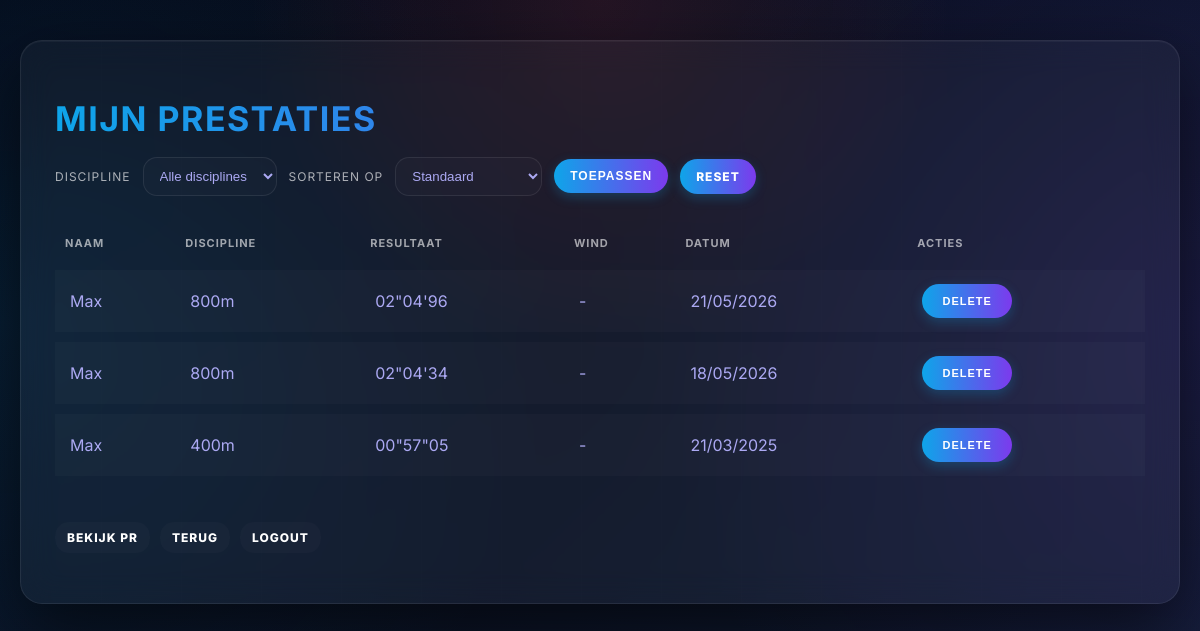
Screenshot of /performances (signed in) with the database file from the repository.
### tables this page shows
CREATE TABLE performances (
    id INTEGER PRIMARY KEY AUTOINCREMENT,
    user_id INTEGER,
    name TEXT,
    discipline TEXT,
    result REAL,
    date TEXT
, wind_speed REAL, wind_direction TEXT);

### app.py (the view)
@app.route("/performances")
def performances():
    if session.get("admin"):
        query = "SELECT * FROM performances"
        params = []
    else:
        if "user_id" not in session:
            return redirect("/login")
        query = "SELECT * FROM performances WHERE user_id = ?"
        params = [session["user_id"]]
    discipline = request.args.get("discipline")
    sort = request.args.get("sort")
    if discipline and discipline in DISCIPLINES:
        if "WHERE" in query:
            query += " AND discipline = ?"
        else:
            query += " WHERE discipline = ?"
        params.append(discipline)
    order_options = {
        "recent": "date ASC",
        "oldest": "date DESC"
    }
    if sort in ["fastest", "slowest"]:
        rows = db.execute(query, *params)
        rows = sorted(
            rows,
            key=lambda r: parse_result_seconds(r.get("result")),
            reverse=(sort == "slowest")
        )
    else:
        order_by = order_options.get(sort)
        if order_by:
            query += f" ORDER BY {order_by}"
        else:
            query += " ORDER BY date DESC"
        rows = db.execute(query, *params)
    rows = annotate_wind(rows)
    return render_template(
        "performances.html",
        performances=rows,
        disciplines=DISCIPLINES,
        selected_discipline=discipline,
        selected_sort=sort
    )

### app.py (called while the page is built, shortened)
@app.template_filter('format_date')
def format_date(value):
    if not value:
        return ""
    if isinstance(value, datetime):
        return value.strftime("%d/%m/%Y")
    text = str(value).strip()
    for fmt in ("%Y-%m-%d", "%d/%m/%Y", "%Y/%m/%d", "%d-%m-%Y"):
        try:
            parsed = datetime.strptime(text, fmt)
            return parsed.strftime("%d/%m/%Y")
        except ValueError:
            continue
    return text

def annotate_wind(rows):
    for row in rows:
        row["invalid_wind"] = False
        row["wind_display"] = ""
        wind_speed = row.get("wind_speed")
        wind_direction = row.get("wind_direction")
        if wind_speed is None or wind_speed == "":
            continue
    return rows

### templates/performances.html (shortened to what this page needs)
<!doctype html>
<html lang="nl">
<head>
    <link rel="stylesheet" href="{{ url_for('static', filename='style.css') }}">
</head>
<body>
<div class="container">
<h1>Mijn prestaties</h1>
<form method="get" action="/performances" class="filter-form">
    <label for="discipline">Discipline</label>
    <select id="discipline" name="discipline">
        <option value="">Alle disciplines</option>
    </select>
    <label for="sort">Sorteren op</label>
    <select id="sort" name="sort">
        <option value="" {% if not selected_sort %}selected{% endif %}>Standaard</option>
    </select>
    <button type="submit">Toepassen</button>
    <a href="/performances" class="btn-reset">Reset</a>
</form>
<table class="results">
    <thead>
        <tr>
            <th>Naam</th>
            <th>Discipline</th>
            <th>Resultaat</th>
            <th>Wind</th>
            <th>Datum</th>
            <th>Acties</th>
        </tr>
    </thead>
    <tbody>
        {% for p in performances %}
        <tr>
            <td>{{ p.name }}</td>
            <td>{{ p.discipline }}</td>
            <td>{{ p.result }}</td>
            <td>
                {% if p.wind_speed %}
                    {% if p.invalid_wind %}
                        <span style="color:#f87171">{{ p.wind_direction }} {{ p.wind_speed }} m/s </span>
                    {% else %}
                        {{ p.wind_direction }} {{ p.wind_speed }} m/s
                    {% endif %}
                {% else %}
                    -
                {% endif %}
            </td>
            <td>{{ p.date | format_date }}</td>
            <td class="action-cell">
                <form action="/delete" method="post" style="margin:0;">
                    <button type="submit" class="btn-action btn-delete">Delete</button>
                </form>
            </td>
        </tr>
        {% endfor %}
    </tbody>
</table>
<br>
<ul class="main-menu" style="list-style: none; padding: 0; display: flex; gap: 10px;">
    <li><a href="/pr">Bekijk PR</a></li>
    <li><a href="/">Terug</a></li>
    <li><a href="/logout">Logout</a></li>
</ul>
</div>
</body>
</html>

### static/style.css (style rules this page uses)
:root { --track-red: #ef4444; --track-orange: #f97316; --track-yellow: #facc15; --track-blue: #0ea5e9; --track-purple: #7c3aed; --good: #22c55e; --bad: #f87171; --glass: rgba(255,255,255,0.04); --glass-border: rgba(255,255,255,0.08); --text: #aca9f3; --muted: rgba(255,255,255,0.65); }
body { margin:0; font-family: Inter, system-ui, Arial; color: var(--text); background: radial-gradient(circle at top, rgba(239,68,68,0.12), transparent 40%), radial-gradient(circle at left, rgba(14,165,233,0.12), transparent 45%), radial-gradient(circle at right, rgba(124,58,237,0.12), transparent 45%), linear-gradient(135deg, #050816, #101b32); padding:40px 20px; }
.container { max-width:1200px; margin:0 auto; padding:34px; border-radius:22px; background: var(--glass); backdrop-filter: blur(16px); -webkit-backdrop-filter: blur(16px); border:1px solid var(--glass-border); box-shadow: 0 25px 70px rgba(0,0,0,0.6), inset 0 1px 0 rgba(255,255,255,0.04); position:relative; overflow:hidden; }
.container::before { content:""; position:absolute; top:0; left:0; width:100%; height:100%; background: repeating-linear-gradient( 90deg, rgba(255,255,255,0.02) 0px, rgba(255,255,255,0.02) 1px, transparent 1px, transparent 80px ); opacity:0.3; pointer-events:none; }
h1 { font-size:34px; margin-bottom:18px; letter-spacing:1.5px; text-transform:uppercase; background: linear-gradient(90deg, var(--track-blue), var(--track-purple)); -webkit-background-clip:text; -webkit-text-fill-color:transparent; }
input, select, textarea { border-radius:14px; border:1px solid var(--glass-border); background: rgba(255,255,255,0.02); color: var(--text); padding:10px 12px; outline:none; }
.btn-action { display: inline-flex !important; align-items: center !important; justify-content: center !important; width: 90px !important; height: 34px !important; padding: 0 !important; border: none !important; outline: none !important; border-radius: 999px !important; font-weight: 800 !important; text-transform: uppercase !important; letter-spacing: 1px !important; font-size: 11px !important; color: white !important; background: linear-gradient(90deg, var(--track-blue), var(--track-purple)) !important; box-shadow: 0 4px 12px rgba(14, 165, 233, 0.25) !important; transition: all 0.2s ease !important; text-decoration: none !important; white-space: nowrap !important; cursor: pointer !important; }
button, .btn-reset, a { display: inline-flex; align-items: center; justify-content: center; padding: 10px 16px; border: none; outline: none; border-radius: 999px; font-weight: 800; text-transform: uppercase; letter-spacing: 1px; font-size: 12px; color: white; background: linear-gradient(90deg, var(--track-blue), var(--track-purple)); box-shadow: 0 4px 12px rgba(14, 165, 233, 0.25); transition: all 0.2s ease; text-decoration: none; white-space: nowrap; cursor: pointer; }
.filter-form { display:flex; gap:12px; flex-wrap:wrap; align-items:center; margin-bottom:20px; }
.filter-form label { font-size:12px; color: var(--muted); text-transform:uppercase; letter-spacing:1px; }
.results { width:100%; border-collapse:separate; border-spacing:0 10px; }
.results th { text-align:left; font-size:11px; color:rgba(255,255,255,0.6); text-transform:uppercase; letter-spacing:1px; padding:10px; }
.results td { padding:14px 12px; background: rgba(255,255,255,0.02); border-left: 3px solid transparent; }
.results td.action-cell, .results td:last-child { display: flex !important; gap: 8px !important; align-items: center !important; justify-content: flex-start !important; }
.results tbody tr { transition: all 0.2s ease; }
.main-menu a { display:inline-block; padding:8px 12px; border-radius:14px; background: rgba(255,255,255,0.02); box-shadow: none !important; }

### rows the page displays
performances: name "Max", discipline "800m", result "02\"04'96", date "21/05/2026"
performances: name "Max", discipline "800m", result "02\"04'34", date "18/05/2026"
performances: name "Max", discipline "400m", result "00\"57\"05", date "21/03/2025"
